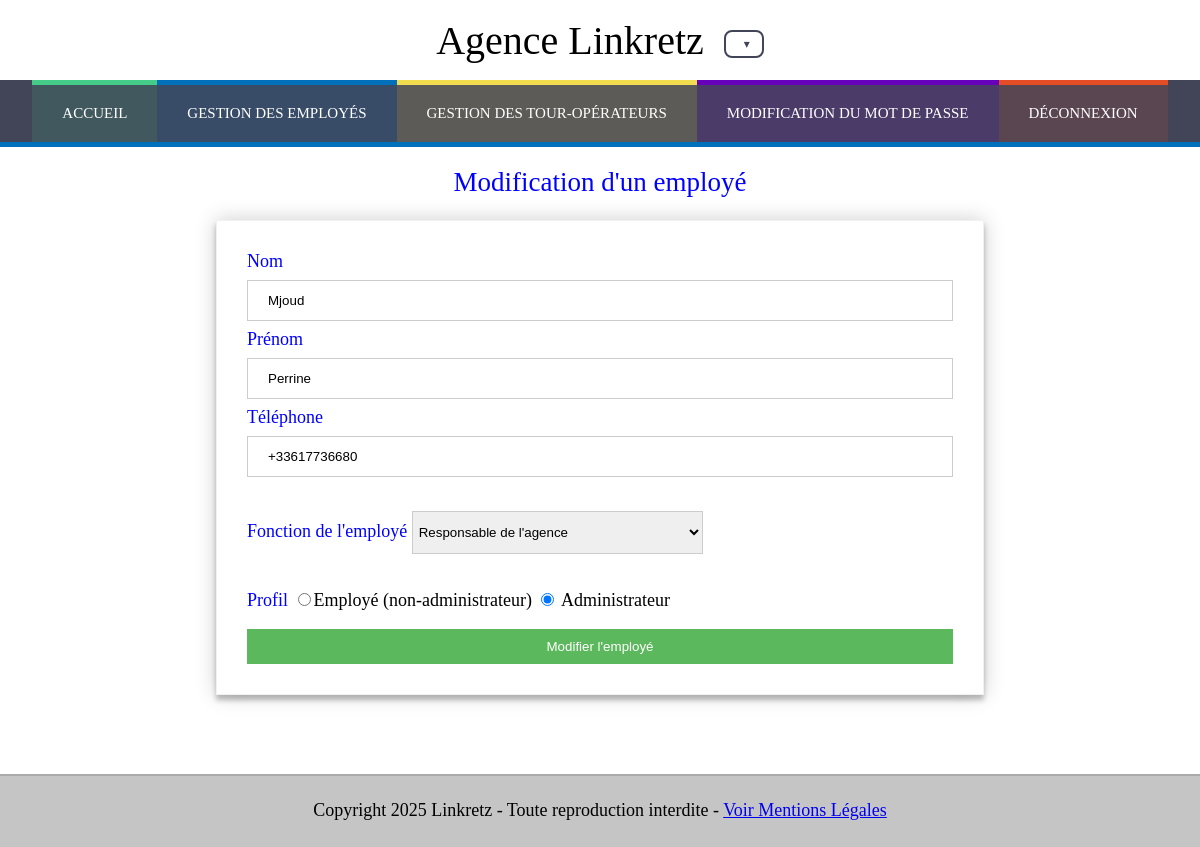
/page/administration/admin/edit/edit_employe.php?id=2 (signed in), run on the app's committed database.
### tables this page shows
CREATE TABLE `linkretz_viator_employe` (
  `id` int(11) NOT NULL,
  `nom` varchar(50) NOT NULL,
  `prenom` varchar(50) NOT NULL,
  `idfonction` int(11) NOT NULL,
  `telephone` varchar(14) NOT NULL,
  `compte` varchar(40) DEFAULT NULL,
  `mot_de_passe` varchar(250) DEFAULT NULL,
  `reset_token_hash` varchar(255) DEFAULT NULL,
  `reset_token_expires_at` datetime DEFAULT NULL,
  `code_profil` char(1) DEFAULT NULL,
  `premier_connexion` tinyint(1) DEFAULT 0
);

### include/employe_composant.php (the view, shortened to what this page needs)
<label for="nom">Nom</label>
<input type="text" name="nom" id="nom" placeholder="Saisissez le nom de l'employé." value="<?php if(isset($nom)) echo $nom;?>"/>
<label for="prenom">Prénom</label>
<input type="text" name="prenom" id="prenom" placeholder="Saisissez le prénom de l'employé." value="<?php if(isset($prenom)) echo $prenom;?>" />
<label for="telephone">Téléphone</label>
<input type="tel" name="telephone" id="telephone" placeholder="Saisissez le numéro de téléphone de l'employé. (Format Internationnal sans espaces)" pattern="^\+[0-9]{1,4}[0-9]{4,14}$" title="Format: +indicatif suivi des numéros (ex: +33 6 12 34 56 78)"  value="<?php if(isset($telephone)) echo $telephone;?>"/>
<div class="form-group">
    <label>Fonction de l'employé</label>
    <select name="fonction" id="fonction">
        <?php
            include "connexion_bd.php";
            try {
                $lesEnregs = $bdd->query("SELECT id, libelle FROM linkretz_viator_fonction");
            } catch (PDOException $e)  {
                die("Erreur de lecture des fonctions : " . $e->getMessage());
            }
            foreach ($lesEnregs as $enreg) {
            if (isset($fonction) && $fonction == $enreg->id) {
                echo "<option selected value='$enreg->id'>$enreg->libelle</option>";
            } else {
                echo "<option value='$enreg->id'>$enreg->libelle</option>";
            }
        }
        ?>
    </select>
</div>
<div class="form-group">
    <label>Profil</label>
    <input type="radio" name="profil" id="profil" value="E" <?php echo $code_profil === 'E' ? 'checked' : ''; ?>/>Employé (non-administrateur)
    <input type="radio" name="profil" id="profil" value="A" <?php echo $code_profil === 'A' ? 'checked' : ''; ?>/> Administrateur
</div>

### css/style.css (style rules this page uses)
body { font-family: Calibri, serif; font-size: 18px; margin: 0px; padding: 0px; }
header { height: 80px; display:flex; flex-direction: column; }
header h1 { margin:auto; font-size: 40px; font-weight: normal; text-align: center; }
footer { height: 50px; padding-top: 1px; padding-bottom: 20px; text-align: center; background-color: #C5C5C5; border-top: 2px solid #AAA; }
body { margin-bottom:auto; }
p { padding: 5px 20px; }
input[type='text'], input[type='mail'], input[type='tel'], input[type='password'], textarea { width: 100%; padding: 12px 20px; margin: 8px 0; border: 1px solid #ccc; box-sizing: border-box; resize: vertical; }
input[type='date'], select { padding: 12px 2px; margin: 8px 0; border: 1px solid #ccc; box-sizing: border-box; }
label { color: blue; }
.form-group { width: 100%; padding: 10px 0px; margin: 8px 0; box-sizing: border-box; }

### data on the page
linkretz_viator_employe: nom "Mjoud", prenom "Perrine", telephone "+33617736680", code_profil "☑"

### other printed values
form field fonction "Responsable de l'agence"
